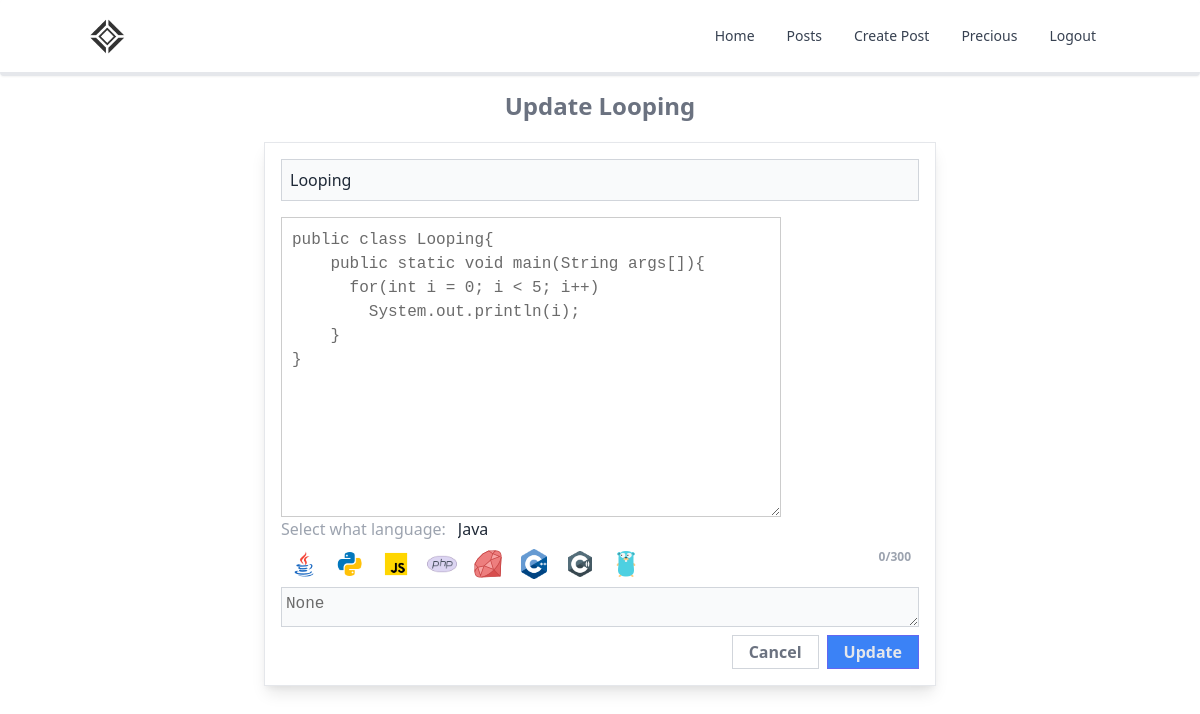
Screenshot of /update-post/4 (signed in) with the database file from the repository.
### base/models.py (models this page shows, shortened)
class Language(models.Model):
    user = models.ForeignKey(User, on_delete=models.CASCADE)
    lang = models.CharField(max_length=50)
    extension = models.CharField(max_length=20)
    source = models.TextField()
    title = models.CharField(max_length=50)
    description = models.TextField(null=True, max_length=200)
    created = models.DateTimeField(auto_now_add=True)
    updated = models.DateTimeField(auto_now=True)
    class Meta:
        ordering = ['-created', '-updated']

class Language_Category(models.Model):
    lang = models.CharField(max_length=200)

### base/views_language.py (the view, shortened to what this page needs)
# urls.py: path('update-post/<int:id>', update_post, name="update-post-page"),
@login_required
def update_post(request, id):
    category = Language_Category.objects.all()
    post = Language.objects.get(id=id)
    return render(request, 'base/update-post.html', {"category": category, "post": post})

### base/templates/base/update-post.html (shortened to what this page needs)
{% extends 'main.html' %}
{% block content %}
<div style="margin-top: 70px;">
    <form method="post" action="{% url 'update-post-page' post.id %}" class="grid">
      <div class="heading text-center font-bold text-2xl text-gray-500 my-5">Update {{post.title}}</div>
      <div class="editor mx-auto w-10/12 flex flex-col text-gray-800 border border-gray-200 p-4 shadow-lg max-w-2xl">
        <input id="title" name="title" class="title bg-gray-50 border border-gray-300 p-2 mb-4 outline-none" spellcheck="false" placeholder="Title" type="text" value="{{post.title}}">
        <textarea id="code-editor" name="source" spellcheck="false">{{post.source}}</textarea>
        <div class="flex items-center">
          <h2 class="text-gray-400">Select what language: </h2>
          <input type="text" value="{{post.lang}}" class="ml-2 rounded-sm px-1" name="lang" id="lang" readonly>
        </div>
        <div class="icons flex text-gray-500 m-2">
            {% for cat in category %}
              <img width="30" onclick="selectLang('{{cat.lang}}')" class="mr-4 cursor-pointer" src="http://localhost:5000/static/base/images/languages/{{cat.lang}}.png" alt="">
            {%endfor%}
            <div class="count ml-auto text-gray-400 text-xs font-semibold">0/300</div>
        </div>
        <textarea name="description" class="description bg-gray-50 sec p-1 mb-2 h-10 w-full border border-gray-300 outline-none" spellcheck="false" placeholder="Description">{{post.description}}</textarea>
        <div class="buttons flex ml-auto">
          <a href="{% url 'post' post.id %}">
            <div class="btn border border-gray-300 p-1 px-4 font-semibold cursor-pointer text-gray-500 ml-auto">
              Cancel
            </div>
          </a>
          <button type="submit" class="btn border border-indigo-500 p-1 px-4 font-semibold cursor-pointer text-gray-200 ml-2 bg-blue-500">Update</button>
        </div>
      </div>
  </form>
</div>
{% endblock %}

### templates/main.html (shortened to what this page needs)
<!DOCTYPE html>
<html lang="en">
<head>
    <link rel="stylesheet" href="https://cdnjs.cloudflare.com/ajax/libs/codemirror/5.51.0/codemirror.min.css" />
    <link rel="stylesheet" href="https://cdnjs.cloudflare.com/ajax/libs/codemirror/5.51.0/mode/javascript/javascript.min.css" />
    <link rel="stylesheet" href="https://unpkg.com/tailwindcss@^2/dist/tailwind.min.css" />
</head>
<body>
    {% include 'navbar.html' %}
    {% block content %}
    {% endblock %}
</body>
</html>

### templates/navbar.html (shortened to what this page needs)
{% load static %}
<nav class="bg-white border-gray-200 px-10 py-2.5 rounded dark:bg-gray-900 fixed w-full top-0 left-0 z-10 shadow-sm border-b-4">
    <div class="container flex flex-wrap items-center justify-between mx-auto">
      <a href="{% url 'home_page' %}" class="flex items-center">
          <img src="{% static 'base/images/output.png' %}" class="h-6 mr-3 sm:h-9" alt="Kompayler Logo" />
      </a>
      <div class="hidden w-full md:block md:w-auto" id="navbar-default">
        <ul class="flex flex-col p-4 mt-4 border border-gray-100 rounded-lg bg-gray-50 md:flex-row md:space-x-8 md:mt-0 md:text-sm md:font-medium md:border-0 md:bg-white dark:bg-gray-800 md:dark:bg-gray-900 dark:border-gray-700">
          <li>
            <a href="{% url 'home_page' %}" class="block py-2 pl-3 pr-4 text-gray-700 rounded hover:bg-gray-100 md:hover:bg-transparent md:hover:text-blue-700 rounded md:bg-transparent md:p-0 dark:text-white">Home</a>
          </li>
          <li>
            <a href="{% url 'posts-page' %}" class="block py-2 pl-3 pr-4 text-gray-700 rounded hover:bg-gray-100 md:hover:bg-transparent md:border-0 md:hover:text-blue-700 md:p-0 dark:text-gray-400 md:dark:hover:text-white dark:hover:bg-gray-700 dark:hover:text-white md:dark:hover:bg-transparent">
              Posts
            </a>
          </li>
          <li>
            <a href="{% url 'create-post-page' %}" class="block py-2 pl-3 pr-4 text-gray-700 rounded hover:bg-gray-100 md:hover:bg-transparent md:border-0 md:hover:text-blue-700 md:p-0 dark:text-gray-400 md:dark:hover:text-white dark:hover:bg-gray-700 dark:hover:text-white md:dark:hover:bg-transparent">
              Create Post
            </a>
          </li>
          {% if request.user.is_authenticated %}
          <li>
            <a href="{% url 'profile_page' %}" class="block py-2 pl-3 pr-4 text-gray-700 rounded hover:bg-gray-100 md:hover:bg-transparent md:border-0 md:hover:text-blue-700 md:p-0 dark:text-gray-400 md:dark:hover:text-white dark:hover:bg-gray-700 dark:hover:text-white md:dark:hover:bg-transparent">
              {{request.user.username}}
            </a>
          </li>
            <li>
              <a href="{% url 'logout_page' %}" class="block py-2 pl-3 pr-4 text-gray-700 rounded hover:bg-gray-100 md:hover:bg-transparent md:border-0 md:hover:text-blue-700 md:p-0 dark:text-gray-400 md:dark:hover:text-white dark:hover:bg-gray-700 dark:hover:text-white md:dark:hover:bg-transparent">
                Logout
              </a>
            </li>
          {%endif%}
        </ul>
      </div>
    </div>
  </nav>

### templates/main.html (style rules this page uses)
textarea { font-family: monospace; font-size: 16px; border: 1px solid #ccc; color: #6b6b6b; padding: 10px; width: 500px; height: 300px; }
body { scroll-behavior: smooth; }
html { margin: 0; padding: 0; height: 100%; background-color: white; }

### rows the page displays
Language: title "Looping", source "public class Looping{ public static void main(String args[]){ for(int i = 0; i < 5; i++) System.out.println(i); } }", lang "Java", description "None"
Language_Category: lang (picture)
Language_Category: lang (picture)
Language_Category: lang (picture)
Language_Category: shows a picture
Language_Category: lang (picture)
Language_Category: shows a picture
Language_Category: lang (picture)
Language_Category: lang (picture)

### other values shown
{{ request.user.username }} "Precious"
